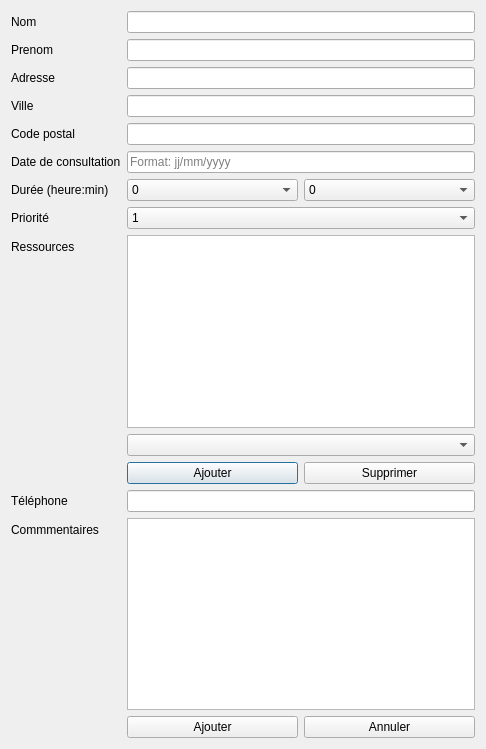
<?xml version="1.0" encoding="UTF-8"?>
<ui version="4.0">
 <class>PatientForm</class>
 <widget class="QDialog" name="PatientForm">
  <property name="geometry">
   <rect>
    <x>0</x>
    <y>0</y>
    <width>486</width>
    <height>749</height>
   </rect>
  </property>
  <property name="sizePolicy">
   <sizepolicy hsizetype="Minimum" vsizetype="Minimum">
    <horstretch>0</horstretch>
    <verstretch>0</verstretch>
   </sizepolicy>
  </property>
  <property name="windowTitle">
   <string>Dialog</string>
  </property>
  <layout class="QFormLayout" name="formLayout">
   <item row="0" column="0" colspan="2">
    <layout class="QFormLayout" name="formLayout_2">
     <item row="0" column="0">
      <widget class="QLabel" name="label">
       <property name="text">
        <string>Nom</string>
       </property>
      </widget>
     </item>
     <item row="0" column="1">
      <widget class="QLineEdit" name="lastnameLineEdit">
       <property name="placeholderText">
        <string/>
       </property>
      </widget>
     </item>
     <item row="1" column="0">
      <widget class="QLabel" name="label_2">
       <property name="text">
        <string>Prenom</string>
       </property>
      </widget>
     </item>
     <item row="1" column="1">
      <widget class="QLineEdit" name="firstnameLineEdit">
       <property name="placeholderText">
        <string/>
       </property>
      </widget>
     </item>
     <item row="2" column="0">
      <widget class="QLabel" name="label_3">
       <property name="text">
        <string>Adresse</string>
       </property>
      </widget>
     </item>
     <item row="2" column="1">
      <widget class="QLineEdit" name="addressLineEdit"/>
     </item>
     <item row="3" column="0">
      <widget class="QLabel" name="label_10">
       <property name="text">
        <string>Ville</string>
       </property>
      </widget>
     </item>
     <item row="3" column="1">
      <widget class="QLineEdit" name="cityLineEdit"/>
     </item>
     <item row="4" column="0">
      <widget class="QLabel" name="label_4">
       <property name="text">
        <string>Code postal</string>
       </property>
      </widget>
     </item>
     <item row="4" column="1">
      <widget class="QLineEdit" name="postalCodeLineEdit"/>
     </item>
     <item row="5" column="0">
      <widget class="QLabel" name="label_5">
       <property name="text">
        <string>Date de consultation</string>
       </property>
      </widget>
     </item>
     <item row="5" column="1">
      <widget class="QLineEdit" name="consultationDateLineEdit">
       <property name="text">
        <string/>
       </property>
       <property name="placeholderText">
        <string>Format: jj/mm/yyyy</string>
       </property>
      </widget>
     </item>
     <item row="6" column="0">
      <widget class="QLabel" name="label_6">
       <property name="text">
        <string>Durée (heure:min)</string>
       </property>
      </widget>
     </item>
     <item row="6" column="1">
      <layout class="QHBoxLayout" name="horizontalLayout_6">
       <item>
        <widget class="QComboBox" name="hoursDurationComboBox">
         <item>
          <property name="text">
           <string>0</string>
          </property>
         </item>
         <item>
          <property name="text">
           <string>1</string>
          </property>
         </item>
         <item>
          <property name="text">
           <string>2</string>
          </property>
         </item>
         <item>
          <property name="text">
           <string>3</string>
          </property>
         </item>
         <item>
          <property name="text">
           <string>4</string>
          </property>
         </item>
         <item>
          <property name="text">
           <string>5</string>
          </property>
         </item>
        </widget>
       </item>
       <item>
        <widget class="QComboBox" name="minsDurationComboBox">
         <item>
          <property name="text">
           <string>0</string>
          </property>
         </item>
         <item>
          <property name="text">
           <string>5</string>
          </property>
         </item>
         <item>
          <property name="text">
           <string>10</string>
          </property>
         </item>
         <item>
          <property name="text">
           <string>15</string>
          </property>
         </item>
         <item>
          <property name="text">
           <string>20</string>
          </property>
         </item>
         <item>
          <property name="text">
           <string>25</string>
          </property>
         </item>
         <item>
          <property name="text">
           <string>30</string>
          </property>
         </item>
         <item>
          <property name="text">
           <string>35</string>
          </property>
         </item>
         <item>
          <property name="text">
           <string>40</string>
          </property>
         </item>
         <item>
          <property name="text">
           <string>45</string>
          </property>
         </item>
         <item>
          <property name="text">
           <string>50</string>
          </property>
         </item>
         <item>
          <property name="text">
           <string>55</string>
          </property>
         </item>
        </widget>
       </item>
      </layout>
     </item>
     <item row="7" column="0">
      <widget class="QLabel" name="label_11">
       <property name="text">
        <string>Priorité</string>
       </property>
      </widget>
     </item>
     <item row="7" column="1">
      <widget class="QComboBox" name="priorityComboBox">
       <item>
        <property name="text">
         <string>1</string>
        </property>
       </item>
       <item>
        <property name="text">
         <string>2</string>
        </property>
       </item>
       <item>
        <property name="text">
         <string>3</string>
        </property>
       </item>
       <item>
        <property name="text">
         <string>4</string>
        </property>
       </item>
       <item>
        <property name="text">
         <string>5</string>
        </property>
       </item>
      </widget>
     </item>
     <item row="8" column="0">
      <widget class="QLabel" name="label_7">
       <property name="text">
        <string>Ressources</string>
       </property>
      </widget>
     </item>
     <item row="8" column="1">
      <widget class="QTableWidget" name="tableWidget"/>
     </item>
     <item row="9" column="1">
      <layout class="QHBoxLayout" name="horizontalLayout_2">
       <item>
        <widget class="QComboBox" name="ressourceComboBox"/>
       </item>
      </layout>
     </item>
     <item row="10" column="1">
      <layout class="QHBoxLayout" name="horizontalLayout_4">
       <item>
        <widget class="QPushButton" name="addRessourceButton">
         <property name="text">
          <string>Ajouter</string>
         </property>
        </widget>
       </item>
       <item>
        <widget class="QPushButton" name="removeRessourceButton">
         <property name="cursor">
          <cursorShape>ArrowCursor</cursorShape>
         </property>
         <property name="text">
          <string>Supprimer</string>
         </property>
        </widget>
       </item>
      </layout>
     </item>
     <item row="11" column="0">
      <widget class="QLabel" name="label_9">
       <property name="text">
        <string>Téléphone</string>
       </property>
      </widget>
     </item>
     <item row="11" column="1">
      <widget class="QLineEdit" name="phoneLineEdit"/>
     </item>
     <item row="12" column="0">
      <widget class="QLabel" name="label_8">
       <property name="text">
        <string>Commmentaires</string>
       </property>
      </widget>
     </item>
     <item row="12" column="1">
      <widget class="QTextEdit" name="commentTextEdit"/>
     </item>
     <item row="13" column="1">
      <layout class="QHBoxLayout" name="horizontalLayout">
       <item>
        <widget class="QPushButton" name="addButton">
         <property name="text">
          <string>Ajouter</string>
         </property>
        </widget>
       </item>
       <item>
        <widget class="QPushButton" name="cancelButton">
         <property name="text">
          <string>Annuler</string>
         </property>
        </widget>
       </item>
      </layout>
     </item>
    </layout>
   </item>
  </layout>
 </widget>
 <resources/>
 <connections/>
</ui>
